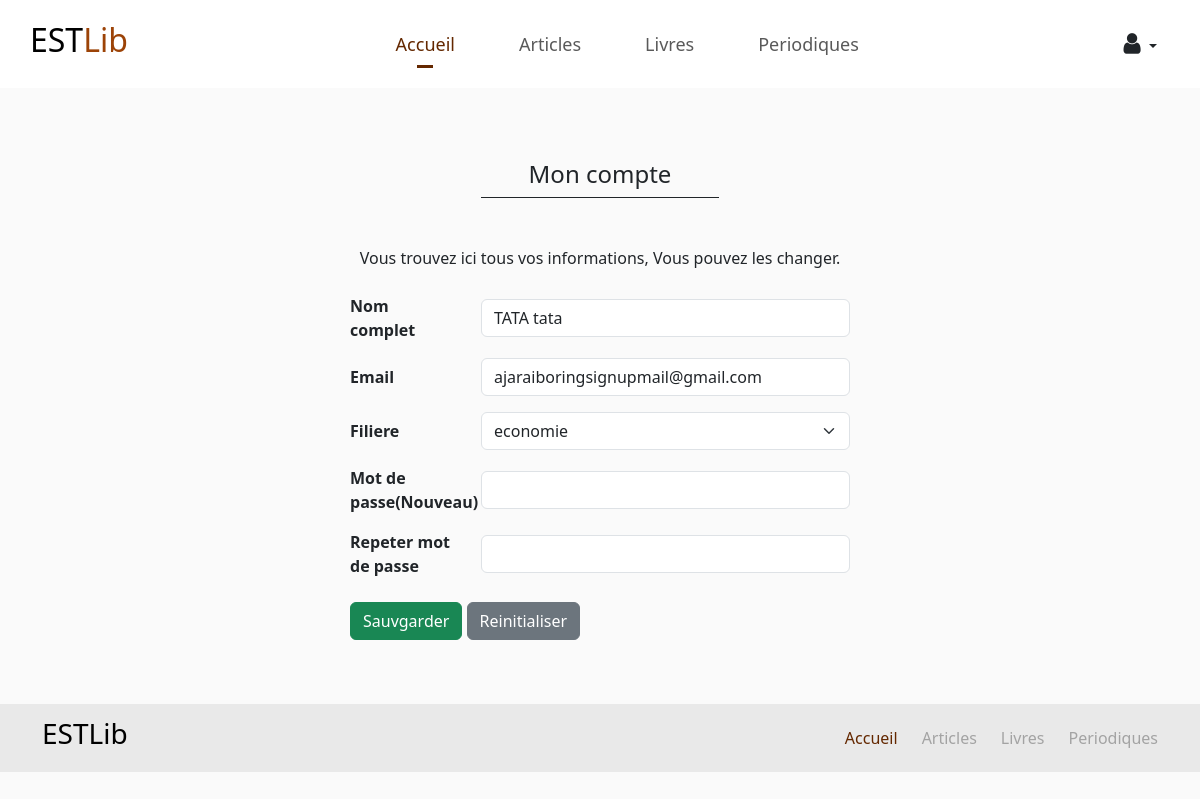
The page /public/account.php (signed in) on the database its author committed.
### tables this page shows
CREATE TABLE IF NOT EXISTS `users` (
  `id` int NOT NULL AUTO_INCREMENT,
  `full_name` varchar(50) NOT NULL,
  `email` varchar(150) NOT NULL,
  `branch_id` int DEFAULT NULL,
  `borrows_left` int NOT NULL,
  `password` varchar(64) NOT NULL,
  `phone_number` varchar(10) NOT NULL,
  `created_at` timestamp NOT NULL DEFAULT CURRENT_TIMESTAMP,
  PRIMARY KEY (`id`),
  UNIQUE KEY `email` (`email`),
  KEY `branch_id` (`branch_id`)
);

CREATE TABLE IF NOT EXISTS `branches` (
  `id` int NOT NULL AUTO_INCREMENT,
  `name` varchar(100) NOT NULL,
  `created_at` timestamp NOT NULL DEFAULT CURRENT_TIMESTAMP,
  PRIMARY KEY (`id`)
);

### app/includes/data/user.php (called while the page is built, shortened)
<?php
$conn = getConnection();
function getUserByIDOrEmail($findBy){
        global $conn;
        $sql = 'SELECT * FROM users WHERE id = ? OR email = ?';
        $query = $conn->prepare($sql);
        $query->bindParam(1, $findBy);
        $query->bindParam(2, $findBy);
        $query->execute();
        $user = $query->fetchAll(PDO::FETCH_ASSOC);
        return !empty($user) ? $user[0] : null;
}

### app/includes/data/major.php (called while the page is built, shortened)
<?php
$conn = getConnection();
function getMajors(){
        global $conn;
        $sql = 'SELECT * FROM branches';
        $query = $conn->prepare($sql);
        $query->execute();
        $query->setFetchMode(PDO::FETCH_ASSOC);
        $majors = $query->fetchAll();
        return $majors;
    }

### public/account.php (the view, shortened to what this page needs)
<?php
    require_once '../app/includes/logic/user.php';
    require_once '../app/includes/data/major.php';
    $user_id = $_SESSION['user_id'] ?? null;
    $user = getUserByIDOrEmail($user_id);
    require_once '../app/includes/partials/header.php';
?>
<link rel="stylesheet" href="http://localhost/management-of-library/public/css/account.css?v=2">
</head>
<body class="light-gray">
   <?php
   require_once '../app/includes/partials/navbar-layouts/user_loggedin_navbar.php';
   ?>
    <section class="container-lg mt-5 mb-5 pb-3 pt-3">
      <form action="" class="form" method="post">
        <h4 class="border-bottom border-1 border-dark px-5 py-2 m-auto mb-5" style="width: fit-content;">Mon compte</h4>
        <p class="text-center mb-4">Vous trouvez ici tous vos informations, Vous pouvez les changer.</p>
        <div class="form-container m-auto">
            <div class="row mb-3 align-items-center">
                <div class="col-12 col-sm-3">
                    <label for=""><strong>Nom complet</strong></label>
                </div>
                <div class="col-12 col-sm-9">
                    <input class="form-control" value="<?= $_POST['full_name'] ?? $user['full_name'] ?>" type="text" name="full_name" id="">
                </div>
            </div>
            <div class="row mb-3 align-items-center">
                <div class="col-12 col-sm-3">
                    <label for=""><strong>Email</strong></label>
                </div>
                <div class="col-12 col-sm-9">
                    <input class="form-control" value="<?= $_POST['email'] ?? $user['email'] ?>" type="text" name="email" id="">
                </div>
            </div>
            <div class="row mb-3 align-items-center">
                <div class="col-12 col-sm-3">
                    <label for=""><strong>Filiere</strong></label>
                </div>
                <div class="col-12 col-sm-9">
                <select class="form-select" name="branch" id="">
                <?php
                $branchs = getMajors();
                foreach($branchs as $branch):
                ?>
                <option value="<?= $branch['id'] ?>" <?= $branch['id'] == ($_POST['branch'] ?? $user['branch_id']) ? 'selected' : '' ?> > <?= $branch['name'] ?> </option>
                <?php
                endforeach;
                ?>
                </select>
                </div>
            </div>
            <div class="row mb-3 align-items-center">
                <div class="col-12 col-sm-3">
                    <label for=""><strong>Mot de passe(Nouveau)</strong></label>
                </div>
                <div class="col-12 col-sm-9">
                    <input class="form-control" value="" type="password" name="password" id="">
                </div>
            </div>
            <div class="row mb-4 align-items-center">
                <div class="col-12 col-sm-3">
                    <label for=""><strong>Repeter mot de passe</strong></label>
                </div>
                <div class="col-12 col-sm-9">
                    <input class="form-control" value="" type="password" name="password_confirm" id="">
                </div>
            </div>
            <input class="btn btn-success" type="submit" name="saveChanges" value="Sauvgarder">
            <input class="btn btn-secondary" type="reset"  value="Reinitialiser">
        </div>
      </form>
    </section>
<?php
  require_once  '../app/includes/partials/footer.php';
?>
</body>
</html>

### public/css/global.css (style rules this page uses)
.light-gray { background-color: rgb(250, 250, 250); }

### public/css/customProperties.css (style rules this page uses)
:root { --color-primary: rgb(100, 40, 0); --secondary-color: rgb(156, 67, 7); }

### public/css/account.css (style rules this page uses)
.form-container { max-width: 500px; }

### rows shown on the page
users: full_name "TATA tata", email "ajaraiboringsignupmail@gmail.com", branch "economie"
